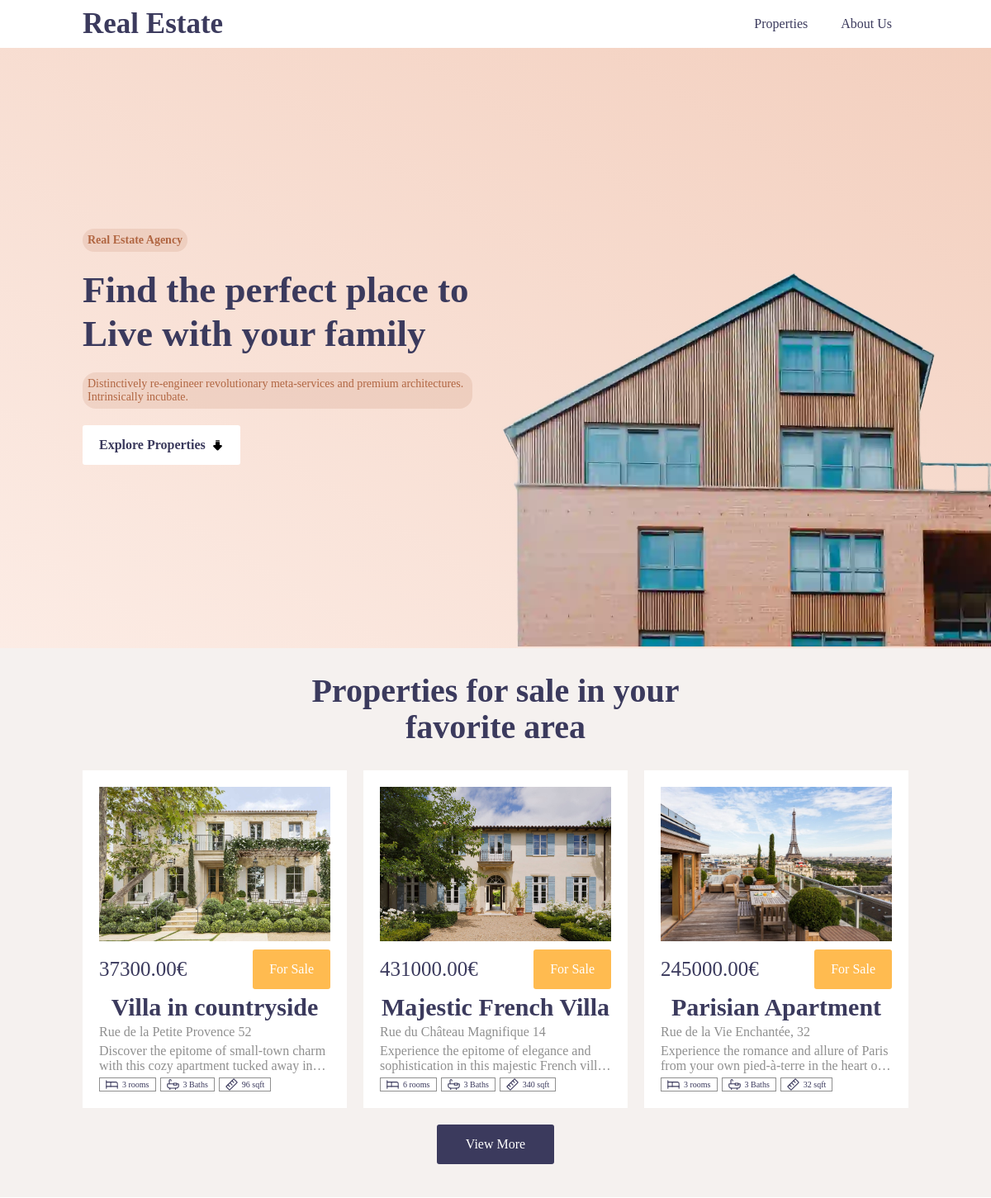
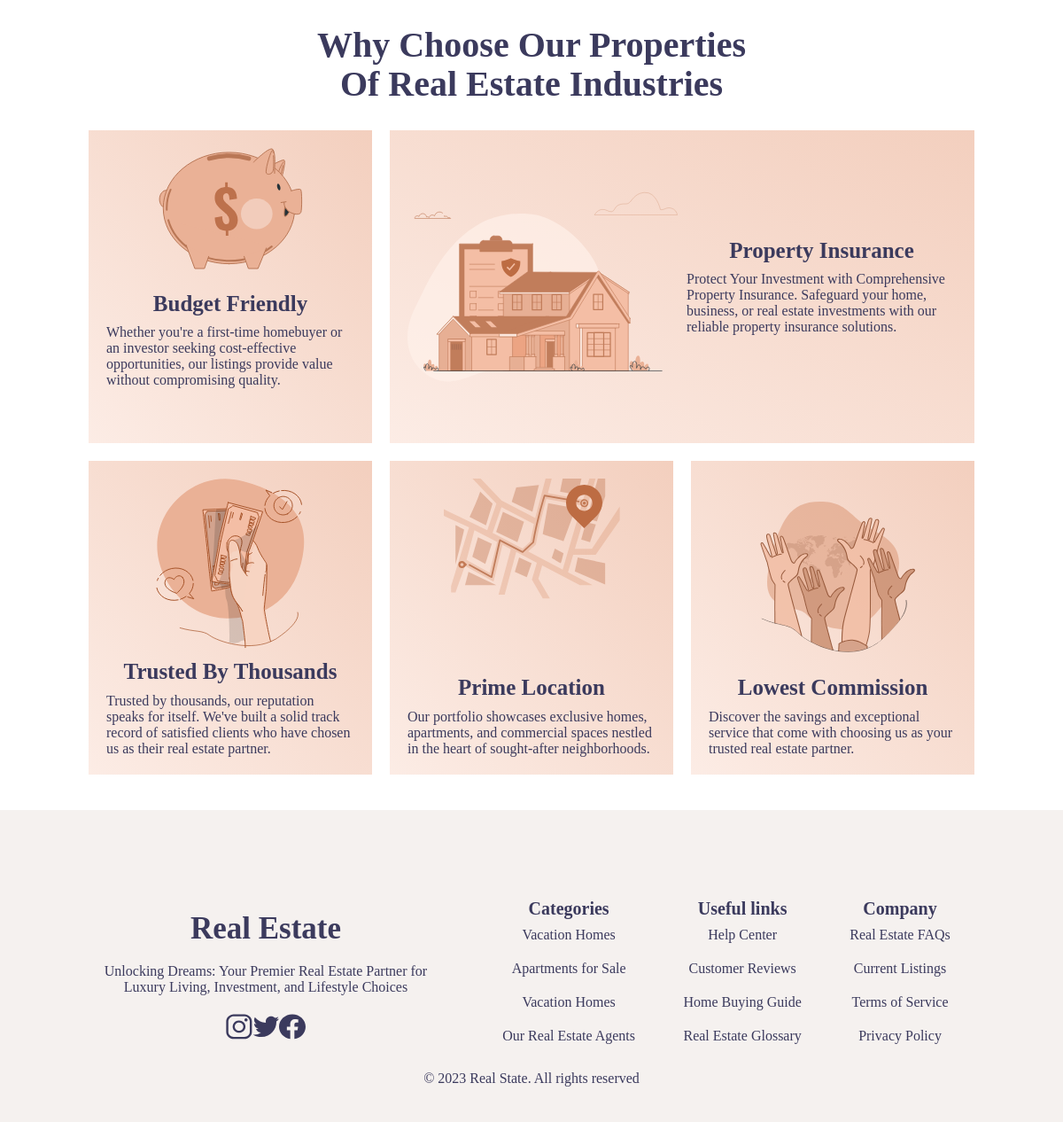
The page / on the database its author committed (2 pictures, top to bottom).
### tables this page shows
CREATE TABLE `properties` (
  `id` int(11) NOT NULL,
  `title` varchar(60) DEFAULT NULL,
  `address_name` varchar(60) DEFAULT NULL,
  `address_number` int(11) DEFAULT NULL,
  `description` longtext DEFAULT NULL,
  `image` varchar(200) DEFAULT NULL,
  `area` int(11) DEFAULT NULL,
  `rooms` int(11) DEFAULT NULL,
  `date_creation` date DEFAULT NULL,
  `agents_id` int(11) NOT NULL,
  `price` decimal(10,2) DEFAULT NULL
);

### controllers/PagesController.php (called while the page is built, shortened)
<?php
class PagesController{
  public static function home(Router $router){
    $limit = 3;
    $properties = Property::get($limit);
    $router->render('home', [
      "properties" => $properties
    ]);
  }
}
?>

### models/ActiveRecord.php (called while the page is built, shortened)
<?php
class ActiveRecord
{
  protected static $db;
  protected static $table = "";
  public static function setDB($dataBase)
  {
    self::$db = $dataBase;
  }
  public static function get(int $limit)
  {
    $query = "SELECT * FROM " . static::$table." LIMIT " . $limit;
    $results = self::consultSQL($query);
    return $results;
  }
  public static function consultSQL($query)
  {
    $values = [];
    $results = self::$db->query($query);
    if ($results) {
      while ($row = $results->fetch_assoc()) {
        $values[] = self::createObject($row);
      }
    }
    return $values;
  }
  public static function createObject($entry)
  {
    $entity = new static;
    foreach ($entry as $key => $value) {
      if (property_exists($entity, $key) && $value !== null) {
        $entity->$key = $value;
      }
    }
    return $entity;
  }
}

### public/index.php (called while the page is built, shortened)
<?php
$router = new Router();
$router->get(ROUTE_ADMIN, [PropertyController::class, "adminIndex"]);
$router->get(ROUTE_CREATE, [PropertyController::class, "create"]);
$router->post(ROUTE_CREATE, [PropertyController::class, "create"]);
$router->get(ROUTE_UPDATE, [PropertyController::class, "update"]);
$router->post(ROUTE_UPDATE, [PropertyController::class, "update"]);
$router->post(ROUTE_DELETE, [PropertyController::class, "delete"]);
$router->get(ROUTE_PROPERTIES, [PropertyController::class, "read"]);
$router->get(AGENT_CREATE, [AgentController::class, "create"]);
$router->post(AGENT_CREATE, [AgentController::class, "create"]);
$router->get(AGENT_UPDATE, [AgentController::class, "update"]);
$router->post(AGENT_UPDATE, [AgentController::class, "update"]);
$router->post(AGENT_DELETE, [AgentController::class, "delete"]);
$router->get(ROUTE_HOME, [PagesController::class, "home"]);
$router->get(ROUTE_PROPERTY, [PagesController::class, "property"]);
$router->get(ROUTE_ABOUT_US, [PagesController::class, "aboutUs"]);
$router->get("/login", [LoginController::class, "login"]);
$router->post("/login", [LoginController::class, "login"]);
$router->get(ROUTE_LOGOUT, [LoginController::class, "logout"]);
$router->checkRoutes();
?>

### includes/templates/list-properties.php (the view)
<?php
foreach ($properties as $property) { ?>
  <div class="card column">
    <img src="/images/<?php echo $property->image ?>" alt="<?php echo $property->title ?>" class="image">
    <div class="details flex column gap-sm">
      <div class="flex align-items-center justify-content-between">
        <span class="price"> <?php echo $property->price ?>€</span>
          <a href="<?php echo ROUTE_PROPERTY ?>?id=<?php echo $property->id ?>" class="btn-sm btn-yellow">For Sale</a>
      </div>
      <h4 class="max-1-lines">
        <?php echo $property->title ?>
      </h4>
      <p>
        <?php
        echo $property->address_name . " " . $property->address_number
          ?>
      </p>
      <p class="max-2-lines">
        <?php echo $property->description ?>
      </p>
      <div>
        <ul class="flex gap-sm">
          <li class="flex items-center gap-sm border-gray-thick">
            <img src="/images/icons/icon-bed.svg" class="icon" alt="icon bed">
            <span>
              <?php echo $property->rooms ?> rooms
            </span>
          </li>
          <li class="flex items-center gap-sm border-gray-thick">
            <img src="/images/icons/icon-bathroom.svg" class="icon" alt="icon bathroom">
            <span>
              3 Baths
            </span>
          </li>
          <li class="flex items-center gap-sm border-gray-thick">
            <img src="/images/icons/icon-sqft.svg" class="icon" alt="icon sqft">
            <span>
              <?php echo $property->area ?> sqft
            </span>
          </li>
        </ul>
      </div>
    </div>
  </div>
  <?php
}
?>

### public/src/css/styles.css (style rules this page uses)
*, *::before, *::after { margin: 0; padding: 0; box-sizing: border-box; }
:root { --primary-color: #3b3a5d; --secondary-color: #ffbb50; --opacity-secundary-color: #ffbc5018; --content-color: #8f8f8f; --tertiary-color: #b16642; --quaternary-color: #f5f1ef; --opacity-tertiary-color: #b1654224; --custom-red: #F05252; --custom-green: rgb(37, 156, 37); --custom-green-opacity: rgba(37, 156, 37, 0.312); --border-color: #b16642; --white: #fff; --soft-pink: #fcece5; --pink: #f3cfbe; --gap: 2rem; --gap-1: 2rem; --height-nav: 7rem; --font-size-sm: 1.6rem; --font-size-md: 3.5rem; --font-size-lg: 4.5rem; --space-section-top: 10rem; --space-section-bottom: 5rem; }
html { font-family: var(--body-font); color: var(--primary-color); scroll-behavior: smooth; font-size: 10px }
body { overflow-x: hidden; }
img { width: 100%; max-width: 100%; }
a { text-decoration: none; color: var(--primary-color); }
p { font-size: 1.6rem; }
h4 { color: var(--primary-color); font-family: Kufam; font-size: 30px; font-style: normal; font-weight: 700; line-height: 110%; text-align: center; }
li { list-style-type: none; }
.flex { display: flex; }
.items-center { align-items: center; }
.column { flex-direction: column; }
.justify-content-between { justify-content: space-between; }
.align-items-center { align-items: center; }
.gap-sm { gap: 0.5rem; }
.border-gray-thick { border: 1px solid var(--content-color); }
.icon { width: 15px; height: 15px; color: var(--primary-color); }
.max-1-lines { overflow: hidden; display: -webkit-box; -webkit-line-clamp: 1; line-clamp: 1; -webkit-box-orient: vertical; }
.max-2-lines { overflow: hidden; display: -webkit-box; -webkit-line-clamp: 2; line-clamp: 2; -webkit-box-orient: vertical; }
.btn, .btn-s, .btn-m, .btn-lg, .btn-blue, .btn-yellow, .btn-gray { cursor: pointer; display: inline-flex; padding: 1.5rem 2rem; justify-content: center; align-items: center; gap: 0.7rem; border-radius: 0.3rem; font-size: 1.6rem; transition: background-color 0.2s ease-in; }
.btn-yellow { color: var(--white); background-color: var(--secondary-color); }
.card { display: flex; width: 100%; padding: 2rem; align-items: center; gap: 10px; flex-shrink: 0; background-color: var(--white); }
.card .image { display: block; width: 100%; height: 100%; }
.card .details { width: 100%; }
.details .price { font-size: 2.5rem; color: var(--primary-color); }
.details p { color: var(--content-color); }
.details li { padding: 0 0.7rem; }

### rows shown on the page
properties: image (picture), price "37300.00", title "Villa in countryside", address_name "Rue de la Petite Provence", address_number "52", description "Discover the epitome of small-town charm with this cozy apartment tucked away…", rooms "3", area "96"
properties: image (picture), price "431000.00", title "Majestic French Villa", address_name "Rue du Château Magnifique", address_number "14", description "Experience the epitome of elegance and sophistication in this majestic French…", rooms "6", area "340"
properties: image (picture), price "245000.00", title "Parisian Apartment", address_name "Rue de la Vie Enchantée,", address_number "32", description "Experience the romance and allure of Paris from your own pied-à-terre in the heart…", rooms "3", area "32"

### other values the page prints
PAGE_TITLE "Real Estate"
